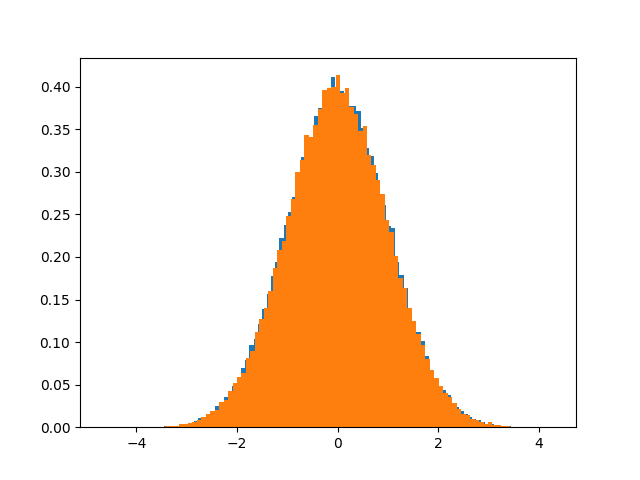

Write Python code to recreate this figure.
# implement the Box-Muller method to generate random numbers from a normal distribution

import numpy as np
import matplotlib.pyplot as plt

# generate random numbers from a uniform distribution

N = 100000
x = np.random.uniform(0, 1, N)
y = np.random.uniform(0, 1, N)

# transform them to random numbers from a normal distribution

r = np.sqrt(-2 * np.log(x))
theta = 2 * np.pi * y
z1 = r * np.cos(theta)
z2 = r * np.sin(theta)

# plot the results

plt.hist(z1, bins=100, density=True, label='z1')
plt.hist(z2, bins=100, density=True, label='z2')

# save the figure inside the folder 5_exercise

plt.savefig('box_muller.png')
